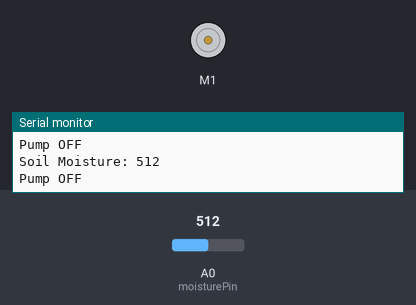
This sketch was run on a simulated Arduino Uno, built with avr-gcc and run on an emulated ATmega328P. On the bench: DC motor (green arrow = forward, orange = backward, longer = faster), the last lines printed to the serial monitor. The test bench sets the inputs (shaded band); at power-on: A0 (moisturePin) = 512.

Above: at 1.8 s.
1.9 s: A0 (moisturePin) set to 489
At 2.7 s:
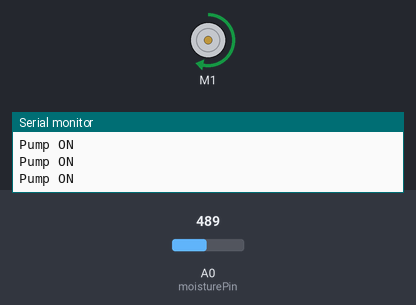
3.5 s: A0 (moisturePin) set to 510
At 4.0 s:
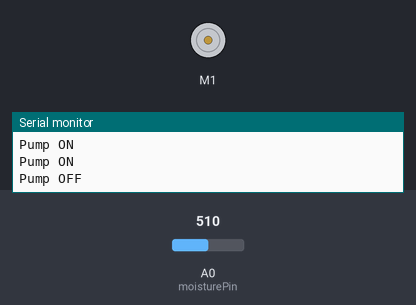
5.1 s: A0 (moisturePin) set to 490
At 6.8 s:
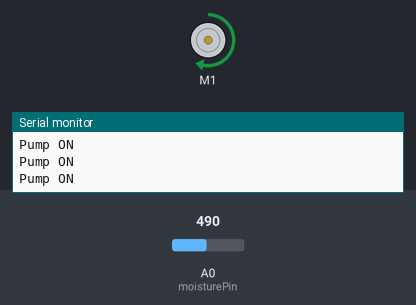
Timing chart, 0 to 8.3 s (numbered marks = the images above; inputs shaded):
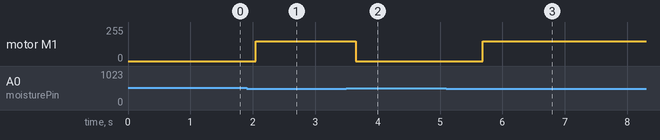

Measured:
- the behaviour switches between 500 and 499 on A0 (moisturePin) (found by bisection; images 0 and 1)
- after the input at 1.9 s, motor M1: stopped → forward 150/255 after 0.15 s
- after the input at 3.5 s, motor M1: forward 150/255 → stopped after 0.15 s
- after the input at 5.1 s, motor M1: stopped → forward 150/255 after 0.58 s

The sketch:

R53._Hybrid_Plant_Watering_System__App_+_Sensor_.ino
```cpp
/*
Components used:
- Arduino Board
- Adafruit Motor Shield
- Water pump
- Soil moisture sensor
- Bluetooth HC05
*/

#include <AFMotor.h>
#include <SoftwareSerial.h>

// Motor shield pin for water pump
AF_DCMotor pump(1);

// Soil moisture sensor pin
int moisturePin = A0;

// Bluetooth communication pins
SoftwareSerial BTSerial(9, 10);  // RX, TX for Bluetooth module

// Variables for reading sensor and controlling pump
int moistureValue = 0;
char receivedData;  // For Bluetooth data

void setup() {
  pinMode(moisturePin, INPUT);  // Soil moisture sensor input
  pump.setSpeed(150);           // Set pump speed
  BTSerial.begin(9600);         // Bluetooth serial communication
  Serial.begin(9600);           // Serial monitor for moisture values
}

void loop() {
  // Read soil moisture value
  moistureValue = analogRead(moisturePin);
  Serial.print("Soil Moisture: ");
  Serial.println(moistureValue);

  // Send sensor value to app
  BTSerial.print("Moisture: ");
  BTSerial.println(moistureValue);

  // Check if app sends control command (example: '1' for ON, '0' for OFF)
  if (BTSerial.available()) {
    receivedData = BTSerial.read();
    if (receivedData == '1') {
      pump.run(FORWARD);  // Turn on pump (app command)
    }
      while(receivedData != '0');
      pump.run(RELEASE);
  }

  // Run pump until moisture level exceeds 500
  while (moistureValue < 500) {
    pump.run(FORWARD);  // Start pump
    Serial.println("Pump ON");
    delay(200);  // Short delay to avoid rapid sensor reads
    moistureValue = analogRead(moisturePin);  // Read updated sensor value
  }

  pump.run(RELEASE);  // Stop pump when moisture level is sufficient
  Serial.println("Pump OFF");

  delay(1000);  // Wait before next check
}
```
